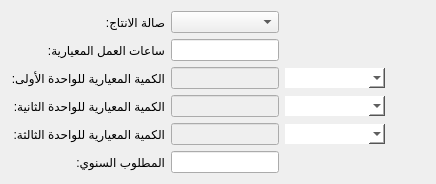
                   <widget class="QWidget" name="tab_3">
                    <attribute name="title">
                     <string>القيم المعيارية</string>
                    </attribute>
                    <layout class="QGridLayout" name="gridLayout_8">
                     <item row="4" column="0">
                      <widget class="QLabel" name="label_43">
                       <property name="text">
                        <string>الكمية المعيارية للواحدة الثالثة:</string>
                       </property>
                      </widget>
                     </item>
                     <item row="5" column="0">
                      <widget class="QLabel" name="label_38">
                       <property name="text">
                        <string>المطلوب السنوي:</string>
                       </property>
                      </widget>
                     </item>
                     <item row="3" column="2">
                      <widget class="QComboBox" name="standard_unit2_combobox">
                       <property name="enabled">
                        <bool>false</bool>
                       </property>
                       <property name="minimumSize">
                        <size>
                         <width>100</width>
                         <height>20</height>
                        </size>
                       </property>
                       <property name="maximumSize">
                        <size>
                         <width>100</width>
                         <height>16777215</height>
                        </size>
                       </property>
                       <property name="styleSheet">
                        <string notr="true">background-color:white;
color:black;
border-style: none;</string>
                       </property>
                      </widget>
                     </item>
                     <item row="1" column="0">
                      <widget class="QLabel" name="label_17">
                       <property name="text">
                        <string>ساعات العمل المعيارية:</string>
                       </property>
                      </widget>
                     </item>
                     <item row="2" column="1">
                      <widget class="QLineEdit" name="standard_unit1_quantity_input">
                       <property name="enabled">
                        <bool>false</bool>
                       </property>
                       <property name="minimumSize">
                        <size>
                         <width>0</width>
                         <height>20</height>
                        </size>
                       </property>
                      </widget>
                     </item>
                     <item row="3" column="0">
                      <widget class="QLabel" name="label_42">
                       <property name="text">
                        <string>الكمية المعيارية للواحدة الثانية:</string>
                       </property>
                      </widget>
                     </item>
                     <item row="2" column="0">
                      <widget class="QLabel" name="label_47">
                       <property name="text">
                        <string>الكمية المعيارية للواحدة الأولى:</string>
                       </property>
                      </widget>
                     </item>
                     <item row="1" column="1">
                      <widget class="QLineEdit" name="standard_work_hours_input"/>
                     </item>
                     <item row="3" column="1">
                      <widget class="QLineEdit" name="standard_unit2_quantity_input">
                       <property name="enabled">
                        <bool>false</bool>
                       </property>
                       <property name="minimumSize">
                        <size>
                         <width>0</width>
                         <height>20</height>
                        </size>
                       </property>
                       <property name="styleSheet">
                        <string notr="true"/>
                       </property>
                      </widget>
                     </item>
                     <item row="4" column="2">
                      <widget class="QComboBox" name="standard_unit3_combobox">
                       <property name="enabled">
                        <bool>false</bool>
                       </property>
                       <property name="minimumSize">
                        <size>
                         <width>100</width>
                         <height>20</height>
                        </size>
                       </property>
                       <property name="maximumSize">
                        <size>
                         <width>100</width>
                         <height>16777215</height>
                        </size>
                       </property>
                       <property name="styleSheet">
                        <string notr="true">background-color:white;
color:black;
border-style: none;</string>
                       </property>
                      </widget>
                     </item>
                     <item row="5" column="1">
                      <widget class="QLineEdit" name="yearly_required_input"/>
                     </item>
                     <item row="4" column="1">
                      <widget class="QLineEdit" name="standard_unit3_quantity_input">
                       <property name="enabled">
                        <bool>false</bool>
                       </property>
                       <property name="minimumSize">
                        <size>
                         <width>0</width>
                         <height>20</height>
                        </size>
                       </property>
                       <property name="styleSheet">
                        <string notr="true"/>
                       </property>
                      </widget>
                     </item>
                     <item row="2" column="3">
                      <spacer name="horizontalSpacer_6">
                       <property name="orientation">
                        <enum>Qt::Horizontal</enum>
                       </property>
                       <property name="sizeHint" stdset="0">
                        <size>
                         <width>40</width>
                         <height>20</height>
                        </size>
                       </property>
                      </spacer>
                     </item>
                     <item row="2" column="2">
                      <widget class="QComboBox" name="standard_unit1_combobox">
                       <property name="enabled">
                        <bool>false</bool>
                       </property>
                       <property name="minimumSize">
                        <size>
                         <width>100</width>
                         <height>20</height>
                        </size>
                       </property>
                       <property name="maximumSize">
                        <size>
                         <width>100</width>
                         <height>16777215</height>
                        </size>
                       </property>
                       <property name="styleSheet">
                        <string notr="true">background-color:white;
color:black;
border-style: none;</string>
                       </property>
                      </widget>
                     </item>
                     <item row="0" column="0">
                      <widget class="QLabel" name="label_41">
                       <property name="text">
                        <string>صالة الانتاج:</string>
                       </property>
                      </widget>
                     </item>
                     <item row="0" column="1">
                      <widget class="QComboBox" name="manufacture_hall_combobox">
                       <property name="maximumSize">
                        <size>
                         <width>16777215</width>
                         <height>16777215</height>
                        </size>
                       </property>
                      </widget>
                     </item>
                    </layout>
                   </widget>
